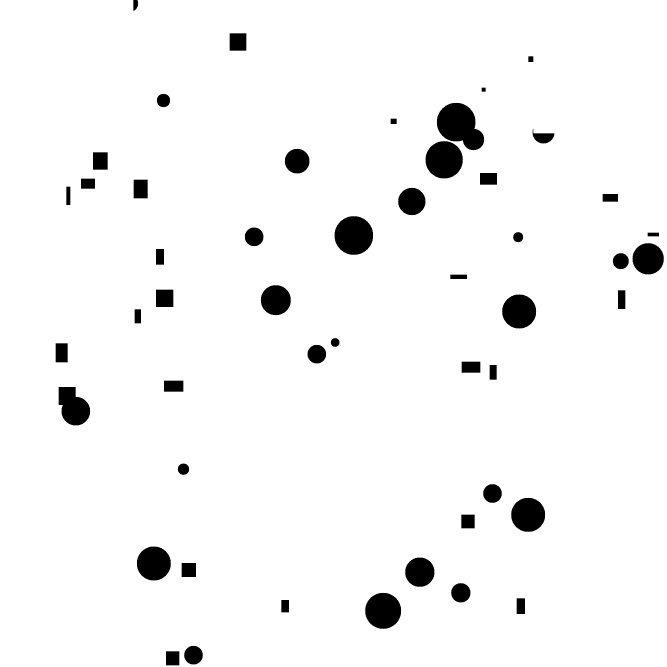
#> input picture random_maps/random_map_5.png, 2000 x 2000 px (shown at 1/3 size); its folder holds 6 pictures in this run
$ python demo_dynamic_decoupled.py
#> lines starting #> are read from the running program, lines starting #| are printed output that depends on the picture; after the words box and inside, x2 and y2 are one past the last pixel; in counts of white or black regions, pixels touching at a corner belong together
### core/map_io.py
"""Map I/O utilities.

Loads a grayscale occupancy image and returns the pair of arrays the
planners need: the binary occupancy mask and its Euclidean distance
transform.  Also exposes a helper that produces a *signed* clearance
field (positive in free space, negative inside low obstacles), used
by the label-aware pruning step of the planner.
"""

import numpy as np
from scipy.ndimage import distance_transform_edt


def load_map(path, thresh=128):
    """Load a grayscale map image → (image, occupancy, distance-transform).

    Parameters
    ----------
    path : str
        Path to a grayscale image file (PNG/JPEG/…).
    thresh : int
        Pixels with value below ``thresh`` are treated as obstacles.

    Returns
    -------
    img : ndarray (H, W) uint8 — raw grayscale pixel values.
    occ : ndarray (H, W) bool  — True where obstacle.
    dist : ndarray (H, W) float — EDT of free space (px to nearest obs).
    """
#> called with path = 'random_maps/random_map_5.png', thresh = 128
    from PIL import Image
    img = np.array(Image.open(path).convert("L"))
#> img is the input picture: shape (2000, 2000); 96.1% white; 50 black regions, largest, box (x1, y1, x2, y2) and area: (1310, 308, 1453, 451) 13220, (1003, 648, 1120, 765) 10557, (1276, 423, 1389, 536) 9845
    occ = img < thresh
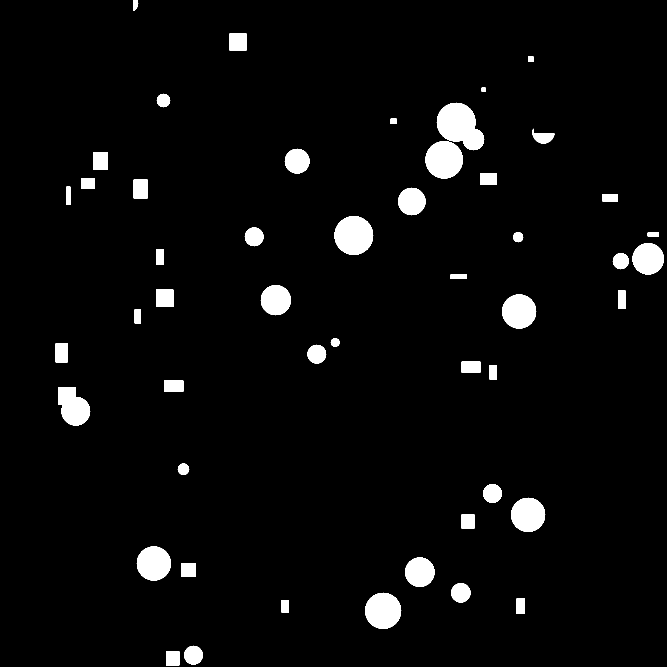
#> occ: shape (2000, 2000) bool (shown at 1/3 size); 3.9% white; 50 white regions, largest, box (x1, y1, x2, y2) and area: (1310, 308, 1453, 451) 13220, (1003, 648, 1120, 765) 10557, (1276, 423, 1389, 536) 9845
    dist = distance_transform_edt(~occ)
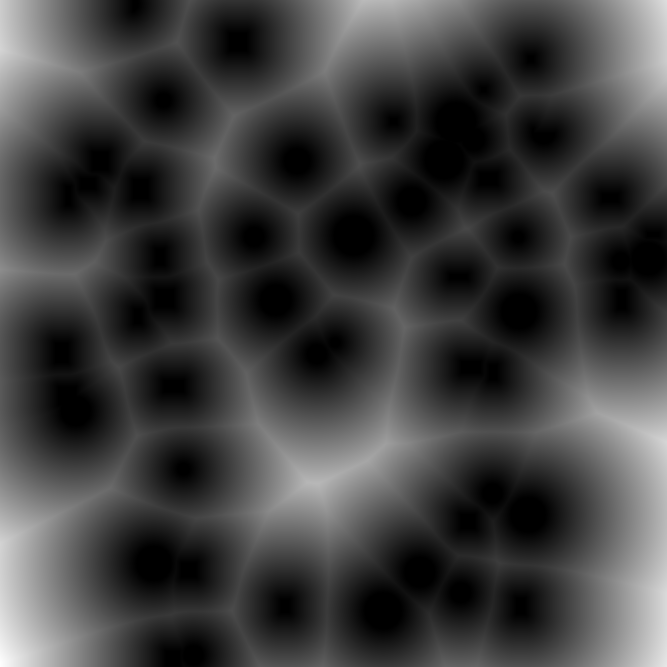
#> dist: shape (2000, 2000) float64 (shown at 1/3 size); min 0, max 498, mean 125.4; drawn with min black and max white
    return img, occ, dist


# [63 lines left out: functions load_height_map, compute_signed_clearance, not called in this run]

### demo/demo_dynamic_decoupled.py
#!/usr/bin/env python3
"""Demo — Dynamic A* with *decoupled* one-axis-at-a-time actions.

The action model is hardcoded to:

* ``decoupled_actions = True`` — every dynamic-A* action changes
  exactly one of (path index, θ-offset, scale-offset).
* per-axis dt costs (``dt_move``, ``dt_rot``, ``dt_scale``) applied
  uniformly to the spatial baseline and to the dynamic search, so the
  obstacle generator and ``stitch_plan`` share one timing model.
* ``deduplicate = False`` in :func:`extract_unique_waypoints` —
  each spatial step keeps its own dt, so in-place rotations/scales
  keep their duration in the obstacle timing.

Pipeline
--------
1. Click the map for START and GOAL (or pass ``--start IX,IY
   --goal IX,IY`` in grid cells; ``--no-animate`` skips step 5).
2. Run DA_astar (spatial) to get a 5-tuple path.
3. Generate intercepting obstacle(s) calibrated to the spatial schedule.
4. Run Dynamic A* (windowed, decoupled actions) to re-plan timing
   and small θ/scale offsets around the obstacle window.
5. Animate the formation, the moving obstacles and the naïve-ghost.

Usage (from the repo root)::

    python -m demo.demo_dynamic_decoupled
    python -m demo.demo_dynamic_decoupled --start 20,20 --goal 180,180 --no-animate
"""

import argparse
import math
import time

import numpy as np
import matplotlib.pyplot as plt
from matplotlib.animation import FuncAnimation
from matplotlib.collections import LineCollection

from core.map_io import load_map, load_height_map
from core.formations import (parse_formations, precompute_offsets,
                             compute_h_payload, precompute_cable_offsets)
from core.obstacles import (generate_obstacle_cluster,
                            generate_obstacle_cluster_to_robot)
from core.da_astar import find_path_da_from_map
from core.dynamic import (
    extract_unique_waypoints,
    compute_path_static_free,
    compute_cumulative_dist,
    compute_wp_dt_offsets,
    prepare_obstacle_table,
    dynamic_astar_windowed,
)
from config import dynamic_decoupled as cfg


# ═══════════════════════════════════════════════════════════
#  Geometry helpers (cluster-aware formation rendering)
# ═══════════════════════════════════════════════════════════

# [58 lines left out: functions _cluster_slots_chords, formation_positions, _snap_to_grid, not called in this run]


def pick_start_goal(img, dist_map):
    fig, ax = plt.subplots(figsize=(8, 8))
    ax.imshow(img, cmap='gray', origin='upper')
    ax.set_title("Click START position", fontsize=14)
    ax.set_axis_off()
    fig.tight_layout()

    clicks = []

    # [25 lines left out: function on_click, not called in this run]

    cid = fig.canvas.mpl_connect('button_press_event', on_click)
    plt.show()

    if len(clicks) < 2:
        return None, None
    s_mid = cfg.N_S // 2
    start = (clicks[0][0], clicks[0][1], 0, s_mid, 0)
    goal = (clicks[1][0], clicks[1][1], 0, s_mid, 0)
    return start, goal


# ═══════════════════════════════════════════════════════════
#  Animation
# ═══════════════════════════════════════════════════════════

# [155 lines left out: functions animate_dynamic, _parse_cell, not called in this run]


def resolve_start_goal(img, dist_map, start_cell=None, goal_cell=None):
    """Turn grid cells (or interactive clicks) into 5-tuple states."""
    s_mid = cfg.N_S // 2
    if start_cell is not None and goal_cell is not None:
        return ((start_cell[0], start_cell[1], 0, s_mid, 0),
                (goal_cell[0], goal_cell[1], 0, s_mid, 0))
    print("\n  Click on the map to select START and GOAL …")
    return pick_start_goal(img, dist_map)


# [225 lines left out: function build_scenario, not called in this run]


# ═══════════════════════════════════════════════════════════
#  Main
# ═══════════════════════════════════════════════════════════

def main(argv=None):
    ap = argparse.ArgumentParser(
        description="DA_astar + dynamic decoupled re-planning demo")
    ap.add_argument('--start', type=_parse_cell, default=None,
                    metavar='IX,IY',
                    help='start grid cell — skips the interactive '
                         'selection (use together with --goal)')
    ap.add_argument('--goal', type=_parse_cell, default=None,
                    metavar='IX,IY', help='goal grid cell')
    ap.add_argument('--no-animate', action='store_true',
                    help='skip the final animation (headless runs)')
    args = ap.parse_args(argv)

    print("Dynamic A* — decoupled actions, dt = 1 per primitive")
    print(f"  Map: {cfg.MAP_PATH}")

    img, occ, dist_map = load_map(cfg.MAP_PATH, cfg.OBS_THRESH)
    start, goal = resolve_start_goal(img, dist_map, args.start, args.goal)
    if start is None:
        print("  Selection cancelled.")
        return

    sc = build_scenario(img, dist_map, start, goal, verbose=True)
    if sc is None:
        return

    # ── 5) Animate ────────────────────────────────────────
    if args.no_animate:
        return
    animate_dynamic(img, sc['waypoints_px'], sc['plan'], sc['wp_configs'],
                    sc['wp_dt_offsets'],
                    sc['formations_rad'], sc['clusters'], sc['s_values'],
                    sc['obs_table'], sc['obs_radii'], cfg.TIME_STEP,
                    cable_offsets=sc['cable_offsets'],
                    cable_counts=sc['cable_counts'])


if __name__ == '__main__':
    main()
